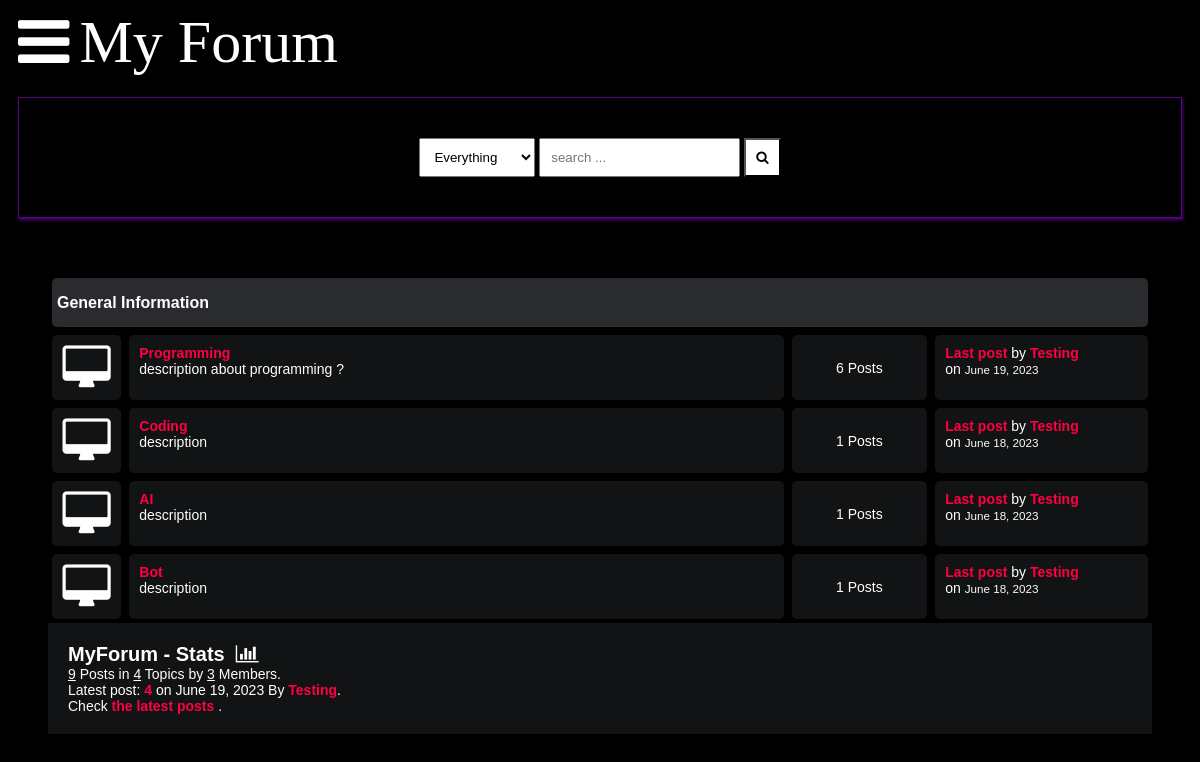
The page / on the database its author committed.
### main/models.py (models this page shows, shortened)
class Category(models.Model):
    title = models.CharField(max_length=50)
    slug = models.SlugField(max_length=400, unique=True, blank=True)
    description = models.TextField(default="description")
    class Meta:
        verbose_name_plural = "categories"
    def get_url(self):
        return reverse("posts", kwargs={
            "slug":self.slug
        })
    @property
    def num_posts(self):
        return Post.objects.filter(categories=self).count()
    @property
    def last_post(self):
        return Post.objects.filter(categories=self).latest("date")

class Post(models.Model):
    title = models.CharField(max_length=400)
    slug = models.SlugField(max_length=400, unique=True, blank=True)
    user = models.ForeignKey(Author, on_delete=models.CASCADE)
    content = HTMLField()
    categories = models.ManyToManyField(Category)
    date = models.DateTimeField(auto_now_add=True)
    approved = models.BooleanField(default=True)
    hit_count_generic = GenericRelation(HitCount, object_id_field='object_pk',
        related_query_name='hit_count_generic_relation'
    )
    tags = TaggableManager()
    comments = models.ManyToManyField(Comment, blank=True)
    def get_url(self):
        return reverse("detail", kwargs={
            "slug":self.slug
        })

class Author(models.Model):
    user = models.ForeignKey(User, on_delete=models.CASCADE)
    fullname = models.CharField(max_length=40, blank=True)
    slug = slug = models.SlugField(max_length=400, unique=True, blank=True)
    bio = HTMLField()
    points = models.IntegerField(default=0)
    profile_pic = ResizedImageField(size=[50, 80], quality=100, upload_to="authors", default=None, null=True, blank=False)

### main/views.py (the view)
# urls.py: path("", home, name="home"),
def home(request):
    forums = Category.objects.all()
    num_posts = Post.objects.all().count()
    num_users = User.objects.all().count()
    num_categories = forums.count()
    last_post = Post.objects.latest("date")
    context = {
        "forums":forums,
        "num_posts":num_posts,
        "num_users":num_users,
        "num_categories":num_categories,
        "last_post":last_post,
        "title": "Home Page"
    }
    return render(request, "forums.html", context)

### templates/forums.html
{% extends 'base.html' %}
{% block content %}
    <div class="container">
        <div class="subforum">
            <div class="subforum-title">
                <h1>General Information</h1>
            </div>
            {% for forum in forums %}
            <div class="subforum-row">
                <div class="subforum-icon subforum-column center">
                    <i class="fa fa-desktop center"></i>
                </div>
                <div class="subforum-description subforum-column">
                    <h4><a href="{{forum.get_url}}">{{forum.title}}</a></h4>
                    <p>{{forum.description}} </p>
                </div>
                <div class="subforum-stats subforum-column center">
                    <span>{{forum.num_posts}} Posts </span>
                </div>
                <div class="subforum-info subforum-column">
                    <b><a href="{{forum.last_post.get_url}}">Last post</a></b> by <a href="">{{forum.last_post.user.fullname|title}}</a>
                    <br>on <small>{{forum.last_post.date|date}}</small>
                </div>
            </div>
            {% endfor %}
        </div>
    <div class="forum-info">
        <div class="chart">
            MyForum - Stats &nbsp;<i class="fa fa-bar-chart"></i>
        </div>
        <span><u>{{num_posts}}</u> Posts in <u>{{num_categories}}</u> Topics by <u>{{num_users}}</u> Members.</span><br>
        <span>Latest post: <b><a href="{{last_post.get_url}}">{{last_post.title}}</a></b> on {{last_post.date|date}} By <a href="">{{last_post.user.fullname|title}}</a></span>.<br>
        <span>Check <a href="{% url 'latest_posts' %}">the latest posts</a> .</span><br>
    </div>
    {% endblock content %}

### static/style.css (style rules this page uses)
* { box-sizing: border-box; }
html { font-size: 14px; font-family: Arial, Helvetica, sans-serif; background-color:rgb(0,0,0); color:#FEFEFE; }
a { color:#FF0042; font-weight: bolder; text-decoration: none; }
h1 { font-size:16px; font-weight: bolder; }
.container { margin: 20px; padding: 20px; }
.subforum { margin-top:20px; }
.subforum-title { background-color:#292B2E; padding: 5px; border-radius: 5px; margin:4px; }
.subforum-row { display: grid; grid-template-columns: 7% 60% 13% 20%; }
.subforum-column { padding: 10px; margin:4px; border-radius: 5px; background-color:#111314; }
.subforum-description * { margin-block: 0; }
.center { display: flex; justify-content: center; align-items: center; }
.subforum-icon i { font-size: 45px; }
.forum-info { padding: 20px; background-color: #111314; }
.chart { font-size:20px; font-weight:bold; }

### rows shown on the page
Category: title "Programming", description "description about programming ?", num_posts "6", last_post.user.fullname "Testing", last_post "June 19, 2023"
Category: title "Coding", description "description", num_posts "1", last_post.user.fullname "Testing", last_post "June 18, 2023"
Category: title "AI", description "description", num_posts "1", last_post.user.fullname "Testing", last_post "June 18, 2023"
Category: title "Bot", description "description", num_posts "1", last_post.user.fullname "Testing", last_post "June 18, 2023"
Post: title "4", date "June 19, 2023", user.fullname "Testing"

### other values the page prints
{{ num_posts }} "9"
{{ num_categories }} "4"
{{ num_users }} "3"
